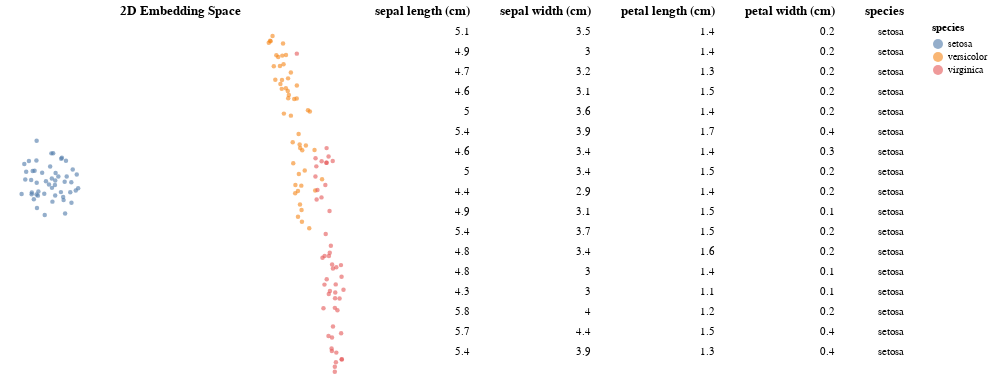

Notebook source saved alongside this figure:
### Markdown cell above
## Explore 2D representation

### Code cell
# Explore the embedding with huddles
huddles.embedding_exploration_plot(embeddings, full_dataset, hue="species")

### Figure 1 — Vega-Lite specification as saved in the notebook (floating-point values rounded to 4 significant figures; data arrays with more than 128 entries replaced by an {"elided": "..."} marker saying what was removed)
{"config": {"view": {"continuousWidth": 300, "continuousHeight": 300, "strokeWidth": 0}, "axis": {"grid": false}}, "hconcat": [{"mark": {"type": "circle", "opacity": 0.6, "size": 20}, "encoding": {"color": {"field": "species", "type": "nominal"}, "tooltip": [{"field": "sepal length (cm)", "type": "quantitative"}, {"field": "sepal width (cm)", "type": "quantitative"}, {"field": "petal length (cm)", "type": "quantitative"}, {"field": "petal width (cm)", "type": "quantitative"}, {"field": "species", "type": "nominal"}], "x": {"axis": null, "field": "x1", "scale": {"zero": false}, "type": "quantitative"}, "y": {"axis": null, "field": "x2", "scale": {"zero": false}, "type": "quantitative"}}, "height": 350, "name": "view_1", "title": "2D Embedding Space", "width": 350}, {"hconcat": [{"mark": {"type": "text", "align": "right"}, "encoding": {"text": {"field": "sepal length (cm)", "type": "quantitative"}, "y": {"axis": null, "field": "row_number", "type": "ordinal"}}, "title": {"text": "sepal length (cm)", "align": "right"}, "transform": [{"filter": {"param": "param_1"}}, {"window": [{"op": "row_number", "field": "", "as": "row_number"}]}, {"window": [{"op": "rank", "field": "row_number", "as": "rank"}]}, {"filter": "(datum.rank < 18)"}]}, {"mark": {"type": "text", "align": "right"}, "encoding": {"text": {"field": "sepal width (cm)", "type": "quantitative"}, "y": {"axis": null, "field": "row_number", "type": "ordinal"}}, "title": {"text": "sepal width (cm)", "align": "right"}, "transform": [{"filter": {"param": "param_1"}}, {"window": [{"op": "row_number", "field": "", "as": "row_number"}]}, {"window": [{"op": "rank", "field": "row_number", "as": "rank"}]}, {"filter": "(datum.rank < 18)"}]}, {"mark": {"type": "text", "align": "right"}, "encoding": {"text": {"field": "petal length (cm)", "type": "quantitative"}, "y": {"axis": null, "field": "row_number", "type": "ordinal"}}, "title": {"text": "petal length (cm)", "align": "right"}, "transform": [{"filter": {"param": "param_1"}}, {"window": [{"op": "row_number", "field": "", "as": "row_number"}]}, {"window": [{"op": "rank", "field": "row_number", "as": "rank"}]}, {"filter": "(datum.rank < 18)"}]}, {"mark": {"type": "text", "align": "right"}, "encoding": {"text": {"field": "petal width (cm)", "type": "quantitative"}, "y": {"axis": null, "field": "row_number", "type": "ordinal"}}, "title": {"text": "petal width (cm)", "align": "right"}, "transform": [{"filter": {"param": "param_1"}}, {"window": [{"op": "row_number", "field": "", "as": "row_number"}]}, {"window": [{"op": "rank", "field": "row_number", "as": "rank"}]}, {"filter": "(datum.rank < 18)"}]}, {"mark": {"type": "text", "align": "right"}, "encoding": {"text": {"field": "species", "type": "nominal"}, "y": {"axis": null, "field": "row_number", "type": "ordinal"}}, "title": {"text": "species", "align": "right"}, "transform": [{"filter": {"param": "param_1"}}, {"window": [{"op": "row_number", "field": "", "as": "row_number"}]}, {"window": [{"op": "rank", "field": "row_number", "as": "rank"}]}, {"filter": "(datum.rank < 18)"}]}]}], "data": {"name": "data-c71b46c4508693769c92623accccf042"}, "params": [{"name": "param_1", "select": {"type": "interval"}, "views": ["view_1"]}], "$schema": "https://vega.github.io/schema/vega-lite/v5.16.3.json", "datasets": {"data-c71b46c4508693769c92623accccf042": {"elided": "150 records"}}}
